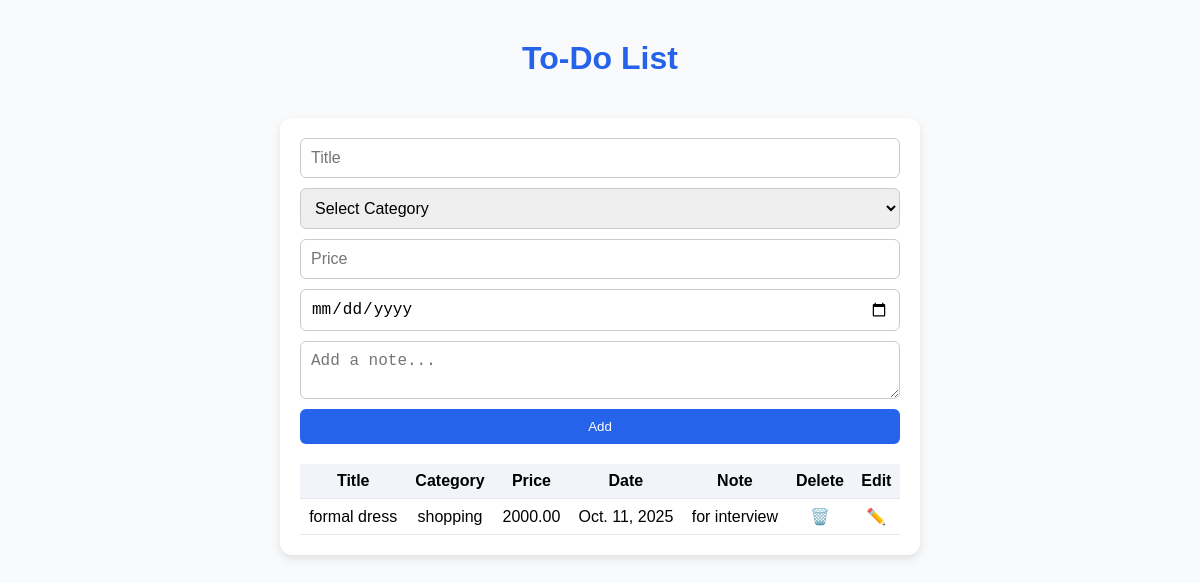
/ (signed in), run on an earlier commit of the app's database.
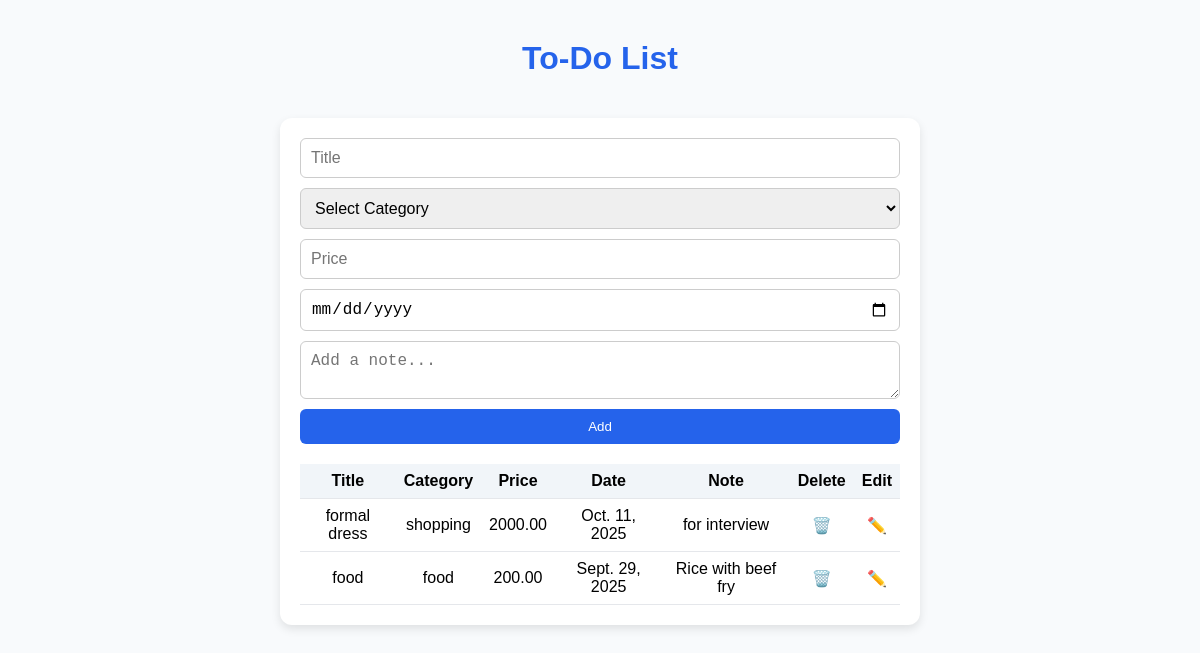
And on a later commit of the database.
### todo_tracker/models.py (models this page shows)
class Todo_track(models.Model):
    category_choice = [
        ('food','Food'),
        ('rent','Rent'),
        ('shopping','Shopping'),
        ('vehicle','Vehicle')
    ]
    category = models.CharField(max_length=20, choices=category_choice)
    user = models.ForeignKey(User, on_delete=models.CASCADE)
    title = models.CharField(max_length=20)
    date = models.DateField()
    price = models.DecimalField(max_digits=10, decimal_places=2)
    note = models.CharField(max_length=120)

### user_app/views.py (the view)
# urls.py: path("",BaseView.as_view(),name='home'),
class BaseView(View):
    def get(self,request):
        alllist = Todo_track.objects.filter(user = request.user)
        return render(request,"home.html",{'alllist':alllist})

### user_app/templates/home.html (shortened to what this page needs)
<!DOCTYPE html>
<html lang="en">
<head>
</head>
<body>
    <h1> To-Do List</h1>
    <div class="todo-container">
        <form action="{% url 'add_task' %}" method="POST">
            <input type="text" name="title" placeholder="Title" required>
            <select name="category" required>
                <option value="">Select Category</option>
            </select>
            <input type="number" step="0.01" name="price" placeholder="Price" required>
            <input type="date" name="date" required>
            <textarea name="note" placeholder="Add a note..." rows="2"></textarea>
            <button type="submit">Add</button>
        </form>
        <table>
            <tr>
                <th>Title</th>
                <th>Category</th>
                <th>Price</th>
                <th>Date</th>
                <th>Note</th>
                <th>Delete</th>
                <th>Edit</th>
            </tr>
            {% for ls in alllist %}
            <tr>
                <td>{{ ls.title }}</td>
                <td>{{ ls.category }}</td>
                <td>{{ ls.price }}</td>
                <td>{{ ls.date }}</td>
                <td>{{ ls.note }}</td>
                <td><a href="{% url 'delete' ls.id %}">🗑️</a></td>
                <td><a href="{% url 'update' ls.id %}">✏️</a></td>
            </tr>
            {% empty %}
            <tr>
                <td colspan="6">No entries yet.</td>
            </tr>
            {% endfor %}
        </table>
    </div>
</body>
</html>

What changed in the data, as far as the page shows it:
added Todo_track: title "food", category "food", price "200.00", date "Sept. 29, 2025", note "Rice with beef fry"
